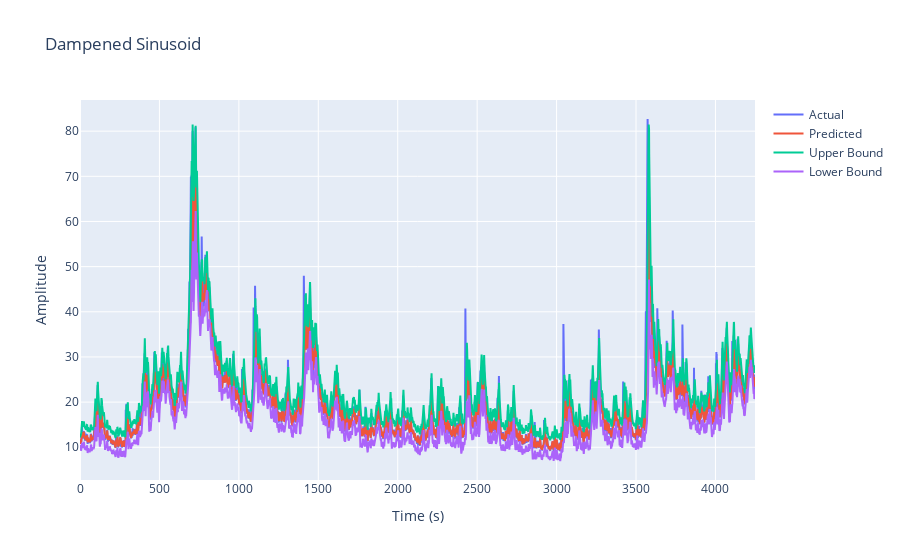

The cell this chart's notebook holds for it:
### Code cell
import GAS_norm
reload(GAS_norm)
from GAS_norm import SD_Normalization_Gaussian 
from GAS_norm import SD_Normalization_Student
import numpy as np

#Set the normalization strngth for the mean and the variance from 0 to 1
mean_norm_strength = 1
var_norm_strength = 1

norm_strength = [mean_norm_strength*0.5, var_norm_strength*0.5]
#mu_list, sigma2_list, y_norm = SD_Normalization_Gaussian(y, y_train, 'Full', mode='predict', norm_strength=[0.5, 0.5])
mu_list, sigma2_list, y_norm, alpha_mu, alpha_sigma, beta_mu, beta_sigma, omega_mu, omega_sigma, nu = SD_Normalization_Student(y, y_train,  mode='predict', norm_strength=norm_strength)



#Plot the normalized data

plt.plot(t[0:T], y_norm)
plt.xlabel('Time (s)')
plt.ylabel('Amplitude')
plt.title('Normalized data')
plt.show()

#Plot the original data with the predicted mean and 95% variability interval

import plotly.graph_objects as go
fig = go.Figure()
fig.add_trace(go.Scatter(x=t[0:T], y=y, mode='lines', name='Actual'))
fig.add_trace(go.Scatter(x=t[0:T], y=mu_list, mode='lines', name='Predicted'))
fig.add_trace(go.Scatter(x=t[0:T], y=mu_list+1.96*np.sqrt(sigma2_list), mode='lines', name='Upper Bound'))
fig.add_trace(go.Scatter(x=t[0:T], y=mu_list-1.96*np.sqrt(sigma2_list), mode='lines', name='Lower Bound'))
fig.update_layout(title='Dampened Sinusoid', xaxis_title='Time (s)', yaxis_title='Amplitude')
fig.show()


#Write the share of points that are outside the 95% variability interval

share = np.sum((y > mu_list+1.96*np.sqrt(sigma2_list)) | (y < mu_list-1.96*np.sqrt(sigma2_list)))/len(y)
print("The share of points that are outside the 95% variability interval is {}%".format(share*100))

#Write the share of y_{t+1} that are outside the 95% variability interval

share = np.sum((y[1:] > mu_list[0:-1]+1.96*np.sqrt(sigma2_list[0:-1])) | (y[1:] < mu_list[0:-1]-1.96*np.sqrt(sigma2_list[0:-1])))/len(y)
print("The share of y t+1 that are outside the 95% variability interval is {}%".format(share*100))

#Plot sigma_list and mu_list in the same plot
plt.plot(t[0:T], sigma2_list)
plt.plot(t[0:T], mu_list)
plt.xlabel('Time (s)')
plt.ylabel('Amplitude')
plt.title('Sigma2 and mu')
plt.show()

#Plot the distributino of the normalized and unormalized data and compare it with a standard normal distribution

import scipy.stats as stats
import matplotlib.pyplot as plt
import numpy as np

plt.hist(y_norm, bins=100, density=True)
plt.plot(np.linspace(-4, 4, 100), stats.norm.pdf(np.linspace(-4, 4, 100), 0, 1))
plt.xlabel('Normalized Amplitude')
plt.ylabel('Density')
plt.title('Distribution of the normalized data')
plt.show()

### Figure 1 — Plotly figure (JSON) as saved in the notebook; plotly's stock layout.template omitted (floating-point values rounded to 4 significant figures; data arrays with more than 128 entries replaced by an {"elided": "..."} marker saying what was removed)
{"data": [{"mode": "lines", "name": "Actual", "type": "scatter", "x": {"elided": "4250 int values"}, "y": {"elided": "4250 float values"}}, {"mode": "lines", "name": "Predicted", "type": "scatter", "x": {"elided": "4250 int values"}, "y": {"elided": "4250 float values"}}, {"mode": "lines", "name": "Upper Bound", "type": "scatter", "x": {"elided": "4250 int values"}, "y": {"elided": "4250 float values"}}, {"mode": "lines", "name": "Lower Bound", "type": "scatter", "x": {"elided": "4250 int values"}, "y": {"elided": "4250 float values"}}], "layout": {"title": {"text": "Dampened Sinusoid"}, "xaxis": {"title": {"text": "Time (s)"}}, "yaxis": {"title": {"text": "Amplitude"}}}}
